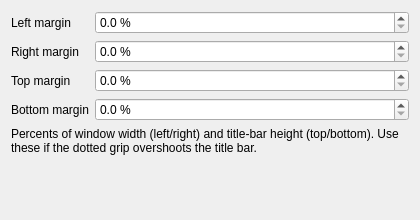
<?xml version="1.0" encoding="UTF-8"?>
<ui version="4.0">
 <class>KoollookDottedConfig</class>
 <widget class="QWidget" name="KoollookDottedConfig">
  <property name="geometry">
   <rect>
    <x>0</x>
    <y>0</y>
    <width>420</width>
    <height>220</height>
   </rect>
  </property>
  <property name="windowTitle">
   <string>Koollook Dotted</string>
  </property>
  <layout class="QFormLayout" name="formLayout">
   <item row="0" column="0">
    <widget class="QLabel" name="labelLeft">
     <property name="text">
      <string>Left margin</string>
     </property>
    </widget>
   </item>
   <item row="0" column="1">
    <widget class="QDoubleSpinBox" name="kcfg_marginLeftPct">
     <property name="suffix">
      <string> %</string>
     </property>
     <property name="decimals">
      <number>1</number>
     </property>
     <property name="maximum">
      <double>40</double>
     </property>
    </widget>
   </item>
   <item row="1" column="0">
    <widget class="QLabel" name="labelRight">
     <property name="text">
      <string>Right margin</string>
     </property>
    </widget>
   </item>
   <item row="1" column="1">
    <widget class="QDoubleSpinBox" name="kcfg_marginRightPct">
     <property name="suffix">
      <string> %</string>
     </property>
     <property name="decimals">
      <number>1</number>
     </property>
     <property name="maximum">
      <double>40</double>
     </property>
    </widget>
   </item>
   <item row="2" column="0">
    <widget class="QLabel" name="labelTop">
     <property name="text">
      <string>Top margin</string>
     </property>
    </widget>
   </item>
   <item row="2" column="1">
    <widget class="QDoubleSpinBox" name="kcfg_marginTopPct">
     <property name="suffix">
      <string> %</string>
     </property>
     <property name="decimals">
      <number>1</number>
     </property>
     <property name="maximum">
      <double>40</double>
     </property>
    </widget>
   </item>
   <item row="3" column="0">
    <widget class="QLabel" name="labelBottom">
     <property name="text">
      <string>Bottom margin</string>
     </property>
    </widget>
   </item>
   <item row="3" column="1">
    <widget class="QDoubleSpinBox" name="kcfg_marginBottomPct">
     <property name="suffix">
      <string> %</string>
     </property>
     <property name="decimals">
      <number>1</number>
     </property>
     <property name="maximum">
      <double>40</double>
     </property>
    </widget>
   </item>
   <item row="4" column="0" colspan="2">
    <widget class="QLabel" name="hint">
     <property name="wordWrap">
      <bool>true</bool>
     </property>
     <property name="text">
      <string>Percents of window width (left/right) and title-bar height (top/bottom). Use these if the dotted grip overshoots the title bar.</string>
     </property>
    </widget>
   </item>
  </layout>
 </widget>
 <resources/>
 <connections/>
</ui>
